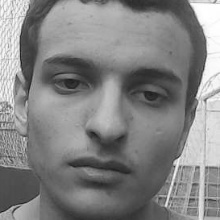
#> input picture fotos/pessoas.1.1.jpg, 220 x 220 px, given in place of the camera
$ python main.py
#> lines starting #> are read from the running program, lines starting #| are printed output that depends on the picture
import cv2
import os
import numpy as np

diretorio_principal = "FaceRecon"
largura, altura = 220, 220
numero_fotos = 30
camera = cv2.VideoCapture(0)
face_cascade = cv2.CascadeClassifier(cv2.data.haarcascades + "haarcascade_frontalface_default.xml")
reconhecedor = cv2.face.EigenFaceRecognizer_create()

# Função para criar as pastas automaticamente
def criar_pastas_automaticamente():
    if not os.path.exists(diretorio_principal):
        os.makedirs(diretorio_principal)

    for pessoa_id in range(1, 8):
        pasta = os.path.join(diretorio_principal, f"fotos{pessoa_id}")
        if not os.path.exists(pasta):
            os.makedirs(pasta)
            print(f"Pasta '{pasta}' criada.")

# Função para capturar fotos
def capturar_fotos(pasta, pessoa_id):
    if not os.path.exists(pasta):
        os.makedirs(pasta)

    print(f"Capturando fotos para a pessoa {pessoa_id}...")
    contador = 0
    while contador < numero_fotos:
        conectado, imagem = camera.read()
        if not conectado:
            print("Erro ao capturar a imagem da câmera.")
            break

        imagem_cinza = cv2.cvtColor(imagem, cv2.COLOR_BGR2GRAY)
        faces = face_cascade.detectMultiScale(imagem_cinza, scaleFactor=1.5, minSize=(150, 150))

        for (x, y, l, a) in faces:
            imagem_face = cv2.resize(imagem_cinza[y:y + a, x:x + l], (largura, altura))
            caminho_arquivo = os.path.join(pasta, f"pessoa_{pessoa_id}_foto_{contador + 1}.jpg")
            cv2.imwrite(caminho_arquivo, imagem_face)
            contador += 1

            cv2.rectangle(imagem, (x, y), (x + l, y + a), (0, 255, 0), 2)
            cv2.imshow("Captura de Fotos", imagem)

            if contador >= numero_fotos:
                break

        if cv2.waitKey(1) & 0xFF == ord('q'):
            break

# Função para treinar o classificador
def treinar_classificador():
    print("Treinando classificador...")
    faces, ids = [], []

    for pessoa_id in range(1, 8):
        pasta = os.path.join(diretorio_principal, f"fotos{pessoa_id}")
        if not os.path.exists(pasta):
            print(f"Pasta {pasta} não encontrada. Pulando...")
            continue

        for arquivo in os.listdir(pasta):
            caminho_arquivo = os.path.join(pasta, arquivo)
            imagem = cv2.imread(caminho_arquivo, cv2.IMREAD_GRAYSCALE)

            if imagem is None:
                print(f"Erro ao carregar imagem: {caminho_arquivo}. Pulando...")
                continue

            if imagem.shape != (altura, largura):
                print(f"Imagem de tamanho incorreto: {caminho_arquivo}. Pulando...")
                continue

            faces.append(imagem)
            ids.append(pessoa_id)

    print(f"Total de imagens usadas para treinamento: {len(faces)}")

    if len(faces) < 2:
        print("Imagens insuficientes para treinamento. Abortando...")
        return False

    try:
        reconhecedor.train(faces, np.array(ids))
        classificador_path = os.path.join(diretorio_principal, "classificadorEigen.yml")
        reconhecedor.write(classificador_path)
        print(f"Classificador salvo em: {classificador_path}")
        return True
    except cv2.error as e:
        print(f"Erro durante o treinamento: {e}")
        return False

# Criar as pastas automaticamente
criar_pastas_automaticamente()

# Capturar fotos para os IDs
for pessoa_id in range(1, 8):  # IDs de 1 a 7
    pasta = os.path.join(diretorio_principal, f"fotos{pessoa_id}")
    capturar_fotos(pasta, pessoa_id)
#> this loop made 7 passes; (key q is pressed on pass 1)
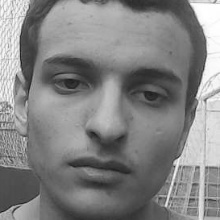
#> input picture fotos/pessoas.1.1.jpg, 220 x 220 px, given in place of the camera
#> pass 1, in capturar_fotos, `cv2.imwrite(caminho_arquivo, imagem_face)`:
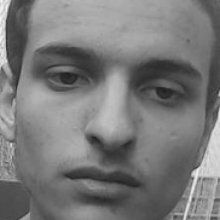
#> saved as pessoa_1_foto_1.jpg: shape (220, 220); min 31, max 247, mean 121.2
#> pass 1, in capturar_fotos, `cv2.imshow("Captura de Fotos", imagem)`:
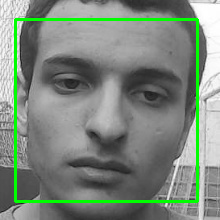
#> window 'Captura de Fotos': shape (220, 220, 3); mean B, G, R 125.2, 136.7, 125.2

# Treinar o classificador
if treinar_classificador():
    print("Treinamento concluído com sucesso!")
else:
    print("O treinamento falhou.")


# Limpar recursos
camera.release()
cv2.destroyAllWindows()
